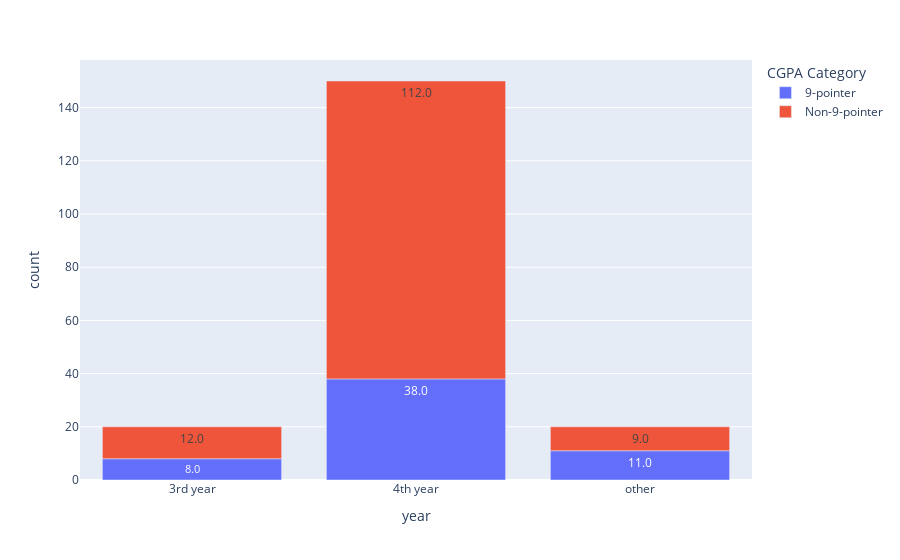

Write notebook code for a chart like this one.
### Code cell
df_temp = df_prepocessed.groupby("year")['cgpa_bool'].value_counts().reset_index(name="count")
df_temp['cgpa_bool'] = df_temp['cgpa_bool'].map({1: "9-pointer", 0: "Non-9-pointer"})
df_temp['percentages']=df_temp.groupby('year')['count'].transform(lambda x: x/x.sum() *100)
fig = px.bar(df_temp, x="year", y="count",color='cgpa_bool', text_auto='.1f',barmode="relative" , hover_data={'percentages': ':.1f'},
category_orders={"cgpa_bool": ["9-pointer", "Non-9-pointer"]})
fig.update_layout(
    legend_title_text="CGPA Category"
)
fig.show()

### Figure 1 — Plotly figure (JSON) as saved in the notebook; plotly's stock layout.template omitted (floating-point values rounded to 4 significant figures)
{"data": [{"customdata": [[40.0], [25.33], [55.0]], "hovertemplate": "cgpa_bool=9-pointer<br>year=%{x}<br>count=%{y}<br>percentages=%{customdata[0]:.1f}<extra></extra>", "legendgroup": "9-pointer", "marker": {"color": "#636efa", "pattern": {"shape": ""}}, "name": "9-pointer", "orientation": "v", "showlegend": true, "textposition": "auto", "texttemplate": "%{y:.1f}", "type": "bar", "x": ["3rd year", "4th year", "other"], "xaxis": "x", "y": [8, 38, 11], "yaxis": "y"}, {"customdata": [[60.0], [74.67], [45.0]], "hovertemplate": "cgpa_bool=Non-9-pointer<br>year=%{x}<br>count=%{y}<br>percentages=%{customdata[0]:.1f}<extra></extra>", "legendgroup": "Non-9-pointer", "marker": {"color": "#EF553B", "pattern": {"shape": ""}}, "name": "Non-9-pointer", "orientation": "v", "showlegend": true, "textposition": "auto", "texttemplate": "%{y:.1f}", "type": "bar", "x": ["3rd year", "4th year", "other"], "xaxis": "x", "y": [12, 112, 9], "yaxis": "y"}], "layout": {"barmode": "relative", "legend": {"title": {"text": "CGPA Category"}, "tracegroupgap": 0}, "margin": {"t": 60}, "xaxis": {"anchor": "y", "domain": [0, 1], "title": {"text": "year"}}, "yaxis": {"anchor": "x", "domain": [0, 1], "title": {"text": "count"}}}}
